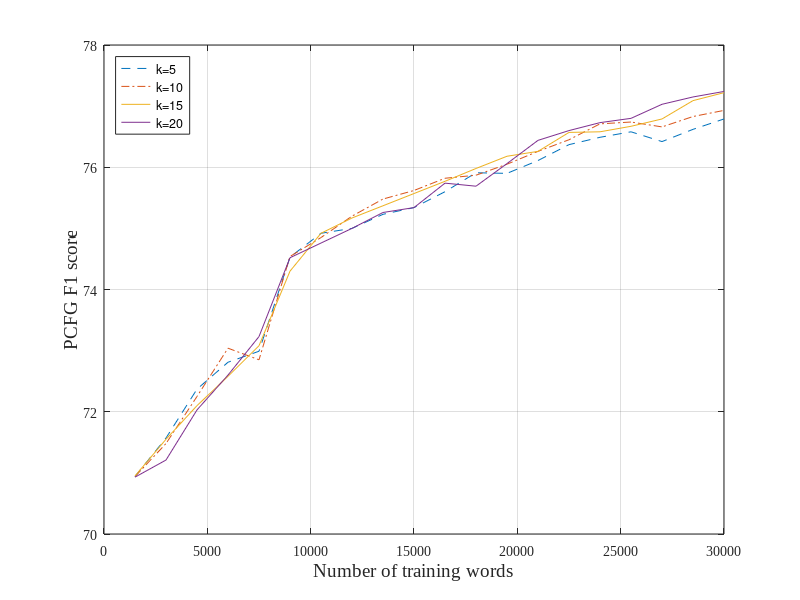

MATLAB code to generate this figure:
function fig1()
figure();
% x axis
%x = 0:2000:28000;
x = [1500,3000,4500,6000,7500,9000,10500,12000,13500,15000,16500,18000,19500,21000,22500,24000,25500,27000,28500,30000];

% On-the-fly call graph building time
y11 = 0;
% CHA-based call graph building time
% on-the-fly query run time

% version 1 on my machine.
%y1 = [70.63,70.88,71.77,72.05,72.58,72.62,73.71,74.87,74.89,74.93,75.32,75.82,76.29,76.4,76.64,76.7,76.99,77.12,77.46,77.72];
%y2 = [71.14,72.11,72.74,72.95,74.57,74.81,75.09,75.11,75.52,75.53,75.53,75.77,76.11,76.12,76.37,76.33,76.53,76.78,77.13,77.25];
%y3 = [66.87,69.88,69.45,71.72,74.06,74.55,74.89,75.34,75.49,75.3,75.41,75.44,75.7,76.2,76.25,76.3,76.57,76.66,76.96,77.28];
%y4 = [66.76,64.66,67.94,69.4,69.76,69.84,73.94,74.13,74.26,74.47,74.71,75.1,75.29,75.61,75.96,75.88,76.18,76.26,76.47,77.03];

% version 2 this afternoon on kuhu2
%y1 = [71.22,71.66,71.87,72.33,72.63,73.16,74.33,74.81,74.57,75.16,74.98,75.86,76.2,76.4,76.46,76.58,76.71,76.75,76.96,77.02];
%y2 = [71.08,71.97,72.88,73.04,74.47,74.91,75.17,75.18,75.53,75.6,75.64,75.97,76.21,76.28,76.39,76.39,76.64,76.81,77.04,77.28];
%y3 = [71.4,72.39,72.02,72.3,72.84,69.55,69.71,73.27,74.2,74.59,75.94,75.83,75.9,76.12,76.18,76.4,76.5,76.8,76.96,77.12];
%y4 = [70.6,70.06,68.72,70.86,71.28,73.61,71.4,74.31,74.64,74.86,74.85,75.15,75.37,75.68,75.71,75.9,76.07,76.29,76.5,76.81];
%y5 = [70.94,71.44,72.28,72.97,73.07,74.5,74.78,75.06,75.42,75.5,75.67,75.96,76.19,76.16,76.29,76.4,76.67,76.7,76.83,76.92];

% normal
%y1 = [70.63,71.19,71.57,71.7,72.22,72.77,72.96,73.19,74.76,74.89,75.11,75.24,75.81,75.93,75.84,76.19,76.5,76.51,76.51,76.7];
%y2 = [71.08,71.97,72.88,73.04,74.47,74.91,75.17,75.18,75.53,75.6,75.64,75.97,76.21,76.28,76.39,76.39,76.64,76.81,77.04,77.28];
%y3 = [71.4,71.91,72.54,73.74,74.08,74.38,74.93,75.18,75.38,75.35,75.58,75.65,75.99,76.11,76.0,76.45,76.45,76.7,76.82,77.1];
%y4 = [70.94,71.48,72.25,73.04,72.85,74.54,74.85,75.2,75.48,75.62,75.82,75.87,76.05,76.26,76.45,76.71,76.74,76.66,76.83,76.93];

% batch2500
%y1 = [71.34,71.49,72.28,74.97,74.68,75.07,75.47,76.05,76.83,76.96,77.21,77.63,77.74,78.04,78.3,78.57,78.52,78.65,78.69,78.85];
%y2 = [71.81,72.80,74.47,75.10,75.36,75.63,75.88,76.26,76.37,76.46,76.91,77.26,77.66,77.51,77.68,77.97,78.36,78.42,78.88,78.80];
%y3 = [71.14,72.62,74.36,74.83,75.42,75.56,75.55,75.76,76.28,75.24,76.75,77.02,77.33,77.54,77.72,77.87,78.33,78.74,78.9,79.06];
%y4 = [71.34,72.61,73.23,74.62,75.19,75.58,75.85,76.08,76.29,76.71,76.87,76.87,77.10,77.31,77.77,77.94,78.22,78.69,78.72,78.88];

% topK
y1 = [70.94,71.57,72.37,72.81,72.99,74.53,74.92,75.00,75.23,75.34,75.60,75.91,75.90,76.11,76.37,76.49,76.58,76.42,76.62,76.79];
y2 = [70.94,71.48,72.25,73.04,72.85,74.54,74.85,75.20,75.48,75.62,75.82,75.87,76.05,76.26,76.45,76.71,76.74,76.66,76.83,76.93];
y3 = [70.95,71.55,72.10,72.58,73.08,74.30,74.92,75.17,75.37,75.57,75.77,75.98,76.18,76.26,76.57,76.58,76.67,76.79,77.09,77.22];
y4 = [70.93,71.21,72.03,72.60,73.23,74.52,74.76,75.00,75.26,75.34,75.74,75.69,76.06,76.44,76.60,76.73,76.80,77.03,77.15,77.24];

% init1
%y1 = [74.28,74.62,74.75,74.99,76.27,76.29,76.43,76.54,76.64,76.80,76.95,77.14,77.56,77.49,77.69,77.87,77.89,78.06,78.25,78.38];
%y2 = [75.47,75.61,76.04,76.11,76.27,76.52,76.82,76.93,77.10,77.12,77.26,77.41,77.73,77.68,77.91,78.01,78.00,78.17,78.43,78.80];
%y3 = [74.43,75.72,75.94,76.25,76.39,76.57,76.68,77.04,77.10,77.18,77.31,77.44,77.56,77.63,77.73,77.79,78.04,78.17,78.36,78.42];
%y4 = [74.19,75.41,75.87,76.12,76.38,76.38,76.71,76.74,76.83,77.03,77.34,77.37,77.55,77.87,77.95,78.16,78.13,78.11,78.19,78.25];

% train 456
%y1 = [70.45,71.32,72.25,72.47,74.17,74.19,74.08,74.39,74.62,74.70,75.05,75.37,76.05,76.09,76.29,76.32,76.39,76.77,76.73,77.07];
%y2 = [70.71,71.31,71.80,72.50,73.88,74.20,74.44,74.69,75.04,75.28,75.52,75.79,76.27,76.28,76.44,76.34,76.55,76.72,77.04,77.20];
%y3 = [70.81,70.72,72.24,73.35,74.42,74.71,75.26,75.35,75.56,75.71,75.81,76.14,76.42,76.41,76.57,76.69,76.75,76.86,76.87,76.96];
%y4 = [70.74,71.18,71.94,72.38,73.01,74.09,74.47,74.73,74.88,75.33,75.73,75.76,75.78,76.25,76.34,76.59,76.74,76.95,77.01,76.97];

plot(x,y1,'--');
hold on;
plot(x,y2,'-.');
hold on;
plot(x,y3);
hold on;
plot(x,y4);
%hold on;
%plot(x,y5);
% lable settiplot(x,y2);
xlabel('Number of training words','FontName','Times New Roman','FontSize',14);
ylabel('PCFG F1 score','FontName','Times New Roman','FontSize',14);
% legend setting
%legend('Random','Length','TopParser','Tree', 'Location','northwest');
legend('k=5','k=10','k=15','k=20', 'Location','northwest');

% axis setting
set(gca,'FontName','Times New Roman','FontSize',10);
% title setting
title('','FontName','Times New Roman','FontSize',18);
% gtext('21976.49');
% gtext('209.46');
grid on;